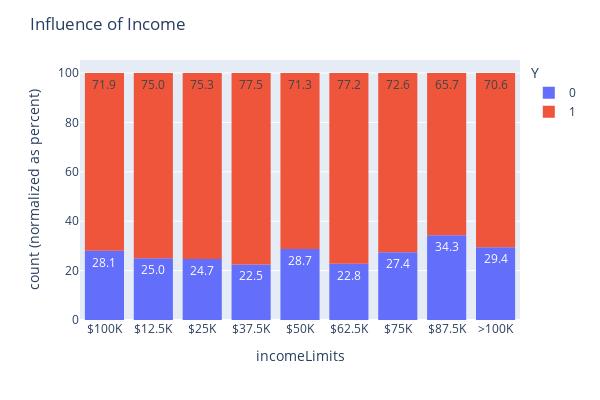

The cell this chart's notebook holds for it:
### Code cell
df_carry = df_carry.sort_values(by='incomeLimits')
fig = px.histogram(df_carry, x="incomeLimits", color="Y",
                   barnorm='percent', text_auto='.1f')

fig.update_layout(width=600, height=400)
fig.update_layout(title='Influence of Income')

fig

### Figure 1 — Plotly figure (JSON) as saved in the notebook; plotly's stock layout.template omitted (floating-point values rounded to 4 significant figures; data arrays with more than 128 entries replaced by an {"elided": "..."} marker saying what was removed)
{"data": [{"alignmentgroup": "True", "bingroup": "x", "hovertemplate": "Y=0<br>incomeLimits=%{x}<br>count (normalized as percent)=%{y}<extra></extra>", "legendgroup": "0", "marker": {"color": "#636efa", "pattern": {"shape": ""}}, "name": "0", "offsetgroup": "0", "orientation": "v", "showlegend": true, "texttemplate": "%{value:.1f}", "type": "histogram", "x": {"elided": "633 str values"}, "xaxis": "x", "yaxis": "y"}, {"alignmentgroup": "True", "bingroup": "x", "hovertemplate": "Y=1<br>incomeLimits=%{x}<br>count (normalized as percent)=%{y}<extra></extra>", "legendgroup": "1", "marker": {"color": "#EF553B", "pattern": {"shape": ""}}, "name": "1", "offsetgroup": "1", "orientation": "v", "showlegend": true, "texttemplate": "%{value:.1f}", "type": "histogram", "x": {"elided": "1760 str values"}, "xaxis": "x", "yaxis": "y"}], "layout": {"barmode": "relative", "barnorm": "percent", "height": 400, "legend": {"title": {"text": "Y"}, "tracegroupgap": 0}, "margin": {"t": 60}, "title": {"text": "Influence of Income"}, "width": 600, "xaxis": {"anchor": "y", "domain": [0, 1], "title": {"text": "incomeLimits"}}, "yaxis": {"anchor": "x", "domain": [0, 1], "title": {"text": "count (normalized as percent)"}}}}
